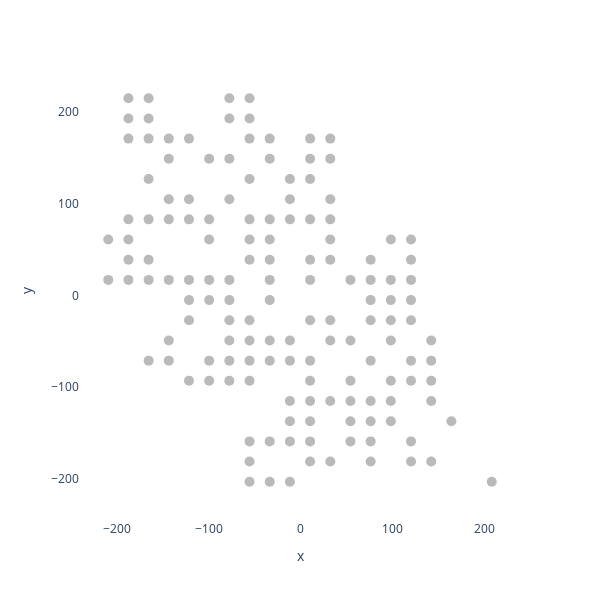

Notebook source saved alongside this figure:
### Markdown cell above
This is a collection of wikipedia pages for notable oak trees, and since there are 144 records, there are not a ton of points to work with for the vis. 

This means refreshing and trying a few different random coordinates, simplifying the image to use, and possibly using each tree multiple times. Since this is for a demonstration visualization I chose to create a basic image with all the data points, which will be given a highlight color.

### Code cell
image_path = r"images\OakLeaf.png"
points_df = image_to_points_symmetry_grid(image_path, num_points=144)
plot_points(points_df, 10)

### Figure 1 — Plotly figure (JSON) as saved in the notebook; plotly's stock layout.template omitted (floating-point values rounded to 4 significant figures; data arrays with more than 128 entries replaced by an {"elided": "..."} marker saying what was removed)
{"data": [{"hovertemplate": "x=%{x}<br>y=%{y}<extra></extra>", "legendgroup": "", "marker": {"color": "darkgrey", "opacity": 0.8, "size": 10, "symbol": "circle"}, "mode": "markers", "name": "", "orientation": "v", "showlegend": false, "type": "scatter", "x": {"elided": "144 int values"}, "xaxis": "x", "y": {"elided": "144 int values"}, "yaxis": "y"}], "layout": {"height": 600, "legend": {"tracegroupgap": 0}, "margin": {"t": 60}, "paper_bgcolor": "white", "plot_bgcolor": "white", "width": 600, "xaxis": {"anchor": "y", "domain": [0, 1], "showgrid": false, "title": {"text": "x"}, "visible": true}, "yaxis": {"anchor": "x", "domain": [0, 1], "scaleanchor": "x", "scaleratio": 1, "showgrid": false, "title": {"text": "y"}, "visible": true}}}
